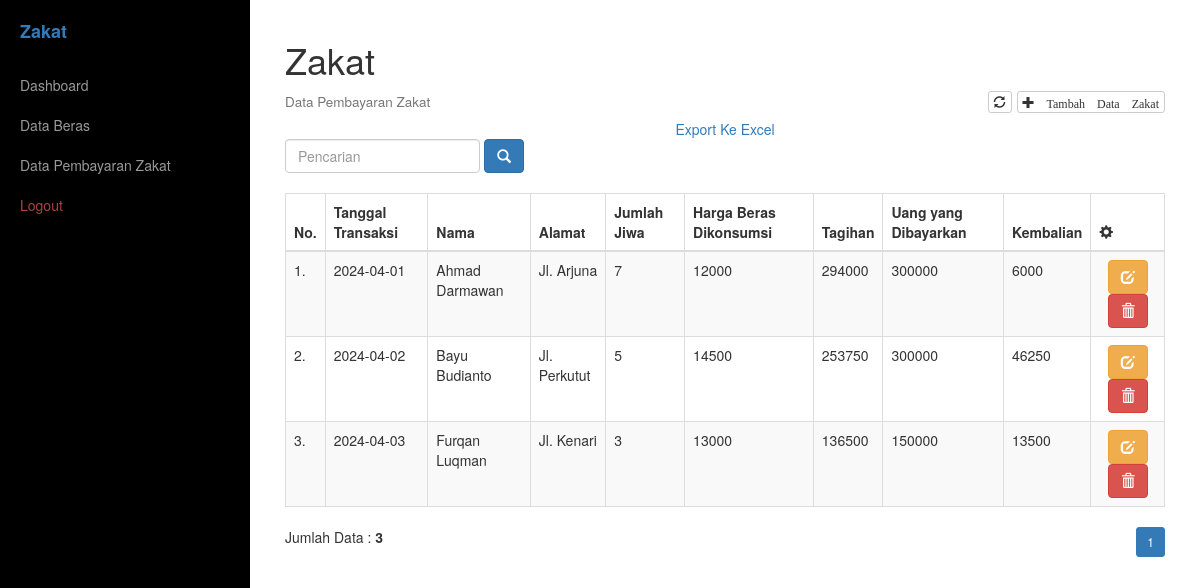
The app's page /zakat/data.php (signed in) with its own data.
### tables this page shows
CREATE TABLE `tb_zakat` (
  `id_zakat` int(50) NOT NULL,
  `nama_muzakki` varchar(80) NOT NULL,
  `alamat` varchar(100) NOT NULL,
  `jml_jiwa` int(2) NOT NULL,
  `id_beras` int(50) NOT NULL,
  `tagihan_zakat` int(10) NOT NULL,
  `jumlah_uang` int(10) NOT NULL,
  `kembalian` int(10) NOT NULL,
  `tanggal_transaksi` date NOT NULL
);

CREATE TABLE `tb_beras` (
  `id_beras` int(50) NOT NULL,
  `harga_beras` int(10) NOT NULL,
  `harga_zakat` int(10) NOT NULL
);

### zakat/data.php (the view)
<?php include_once('../_header.php'); ?>
    <div class="box">
        <h1>Zakat</h1>
        <h4>
            <small>Data Pembayaran Zakat</small>
            <div class="pull-right">
                <a href="" class="btn btn-default btn-xs"><i class="glyphicon glyphicon-refresh"></i></a>
                <a href="add.php" class="btn btn-default btn-xs"><i class="glyphicon glyphicon-plus"> Tambah Data Zakat</i></a>
            </div>
        </h4>
        <center>
		    <a target="_blank" href="export.php">Export Ke Excel</a>
	    </center>
        <div style="margin-bottom: 20px;">
            <form class="form-inline" action="" method="post">
                <div class="form-group">
                    <input type="text" name="pencarian" class="form-control" placeholder="Pencarian">
                </div>
                <div class="form-group">
                    <button type="submit" class="btn btn-primary"><span class="glyphicon glyphicon-search" aria-hidden="true"></span></button>
                </div>
            </form>
        </div>
        <div class="table-responsive">
            <table class="table table-striped table-bordered table-hover">
                <thead>
                    <tr>
                        <th>No.</th>
                        <th>Tanggal Transaksi</th>
                        <th>Nama</th>
                        <th>Alamat</th>
                        <th>Jumlah Jiwa</th>
                        <th>Harga Beras Dikonsumsi</th>
                        <th>Tagihan</th>
                        <th>Uang yang Dibayarkan</th>
                        <th>Kembalian</th>
                        <th><i class="glyphicon glyphicon-cog"></i></th>
                    </tr>
                </thead>
                <tbody>
                <?php
                $batas = 20;
                $hal = @$_GET['hal'];
                if(empty($hal)) {
                    $posisi = 0;
                    $hal = 1;
                } else {
                    $posisi = ($hal - 1) * $batas;
                }
                $no = 1;
                if($_SERVER['REQUEST_METHOD'] == "POST") {
                    $pencarian = trim(mysqli_real_escape_string($con, $_POST['pencarian']));
                    if($pencarian != '') {
                        $sql = "SELECT * FROM tb_zakat
                                INNER JOIN tb_beras ON tb_zakat.id_beras = tb_beras.id_beras
                                WHERE nama_muzakki LIKE '%$pencarian%'";
                        $query = $sql;
                        $queryJml = $sql;
                    } else {
                        $query = "SELECT * FROM tb_zakat
                                INNER JOIN tb_beras ON tb_zakat.id_beras = tb_beras.id_beras
                                LIMIT $posisi, $batas";
                        $queryJml = "SELECT * FROM tb_zakat";
                        $no = $posisi + 1;
                    }
                } else {
                    $query = "SELECT * FROM tb_zakat
                            INNER JOIN tb_beras ON tb_zakat.id_beras = tb_beras.id_beras
                            LIMIT $posisi, $batas";
                    $queryJml = "SELECT * FROM tb_zakat";
                    $no = $posisi + 1;
                }
                $sql_zkt = mysqli_query($con, $query) or die (mysqli_error($con));
                if(mysqli_num_rows($sql_zkt) > 0) {
                    while($data = mysqli_fetch_array($sql_zkt)) { ?>
                        <tr>
                            <td><?=$no++?>.</td>
                            <td><?=$data['tanggal_transaksi']?></td>
                            <td><?=$data['nama_muzakki']?></td>
                            <td><?=$data['alamat']?></td>
                            <td><?=$data['jml_jiwa']?></td>
                            <td><?=$data['harga_beras']?></td>
                            <td><?=$data['tagihan_zakat']?></td>
                            <td><?=$data['jumlah_uang']?></td>
                            <td><?=$data['kembalian']?></td>
                            <td class="text-center">
                                <a href="edit.php?id=<?=$data['id_zakat']?>" class="btn btn-warning bts-xs"><i class="glyphicon glyphicon-edit"></i></a>
                                <a href="del.php?id=<?=$data['id_zakat']?>" onclick="return confirm('Apakah anda ingin menghapus data?')" class="btn btn-danger bts-xs"><i class="glyphicon glyphicon-trash"></i></a>
                            </td>
                        </tr>
                    <?php
                    }
                } else {
                    echo "<tr><td colspan=\"10\" align=\"center\">Data tidak ditemukan</td></tr>";
                }
                ?>
                </tbody>
            </table>
        </div>
        <?php
        if(@$_POST['pencarian'] == '') { ?>
            <div style="float:left;">
                <?php
                $jml = mysqli_num_rows(mysqli_query($con, $queryJml));
                echo "Jumlah Data : <b>$jml</b>";
                ?>
            </div>
            <div style="float:right;">
                <ul class="pagination pagination-sm" style="margin:0">
                    <?php
                    $jml_hal = ceil($jml / $batas);
                    for ($i=1; $i <= $jml_hal; $i++) {
                        if($i != $hal) {
                            echo "<li><a href=\"?hal=$i\">$i</a></li>";
                        } else {
                            echo "<li class=\"active\"><a>$i</a></li>";
                        }
                    }
                    ?>
                </ul>
            </div>
            <?php
        } else {
            echo "<div style=\"float:left;\">";
            $jml = mysqli_num_rows(mysqli_query($con, $queryJml));
            echo "Data Hasil Pencarian : <b>$jml</b>";
            echo "</div>";
        }
        ?>
    </div>
<?php include_once('../_footer.php'); ?>

### records on screen
tb_zakat: tanggal_transaksi "2024-04-01", nama_muzakki "Ahmad Darmawan", alamat "Jl. Arjuna", jml_jiwa "7", id_beras.harga_beras "12000", tagihan_zakat "294000", jumlah_uang "300000", kembalian "6000"
tb_zakat: tanggal_transaksi "2024-04-02", nama_muzakki "Bayu Budianto", alamat "Jl. Perkutut", jml_jiwa "5", id_beras.harga_beras "14500", tagihan_zakat "253750", jumlah_uang "300000", kembalian "46250"
tb_zakat: tanggal_transaksi "2024-04-03", nama_muzakki "Furqan Luqman", alamat "Jl. Kenari", jml_jiwa "3", id_beras.harga_beras "13000", tagihan_zakat "136500", jumlah_uang "150000", kembalian "13500"

### other values on screen
$jml "3"
